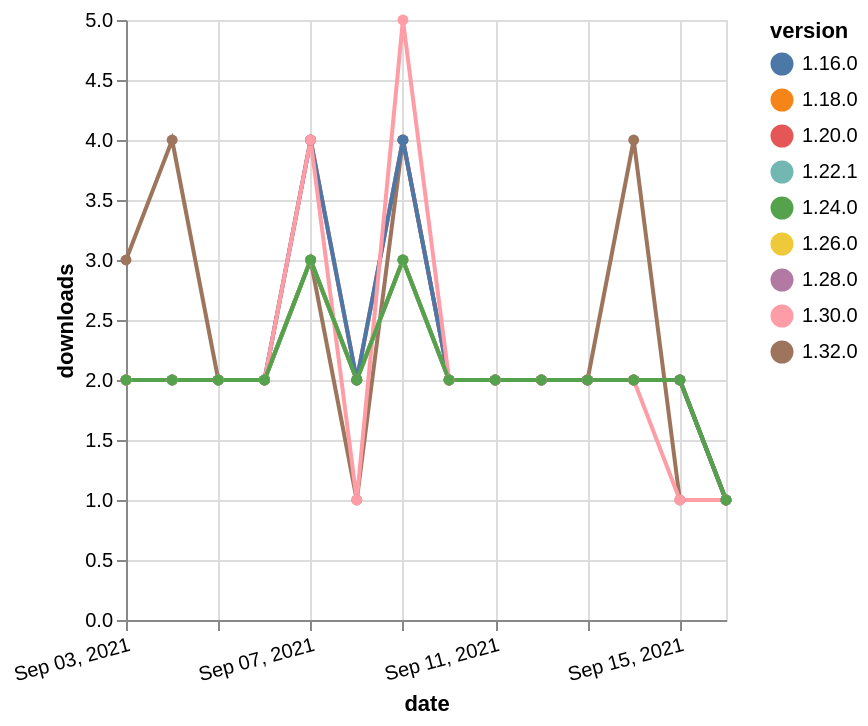

The Vega-Lite source for this figure:
### Vega-Lite specification from a JSON file in a GitHub repository (floating-point values rounded to 4 significant figures)
{"$schema": "https://vega.github.io/schema/vega-lite/v5.json", "description": "A simple bar chart with embedded data.", "data": {"values": [{"date": "2021-09-03", "total": 2669, "delta": 2, "version": "1.18.0"}, {"date": "2021-09-04", "total": 2671, "delta": 2, "version": "1.18.0"}, {"date": "2021-09-05", "total": 2673, "delta": 2, "version": "1.18.0"}, {"date": "2021-09-06", "total": 2675, "delta": 2, "version": "1.18.0"}, {"date": "2021-09-07", "total": 2678, "delta": 3, "version": "1.18.0"}, {"date": "2021-09-08", "total": 2680, "delta": 2, "version": "1.18.0"}, {"date": "2021-09-09", "total": 2683, "delta": 3, "version": "1.18.0"}, {"date": "2021-09-10", "total": 2685, "delta": 2, "version": "1.18.0"}, {"date": "2021-09-11", "total": 2687, "delta": 2, "version": "1.18.0"}, {"date": "2021-09-12", "total": 2689, "delta": 2, "version": "1.18.0"}, {"date": "2021-09-13", "total": 2691, "delta": 2, "version": "1.18.0"}, {"date": "2021-09-14", "total": 2693, "delta": 2, "version": "1.18.0"}, {"date": "2021-09-15", "total": 2695, "delta": 2, "version": "1.18.0"}, {"date": "2021-09-16", "total": 2696, "delta": 1, "version": "1.18.0"}, {"date": "2021-09-03", "total": 241, "delta": 3, "version": "1.32.0"}, {"date": "2021-09-04", "total": 245, "delta": 4, "version": "1.32.0"}, {"date": "2021-09-05", "total": 247, "delta": 2, "version": "1.32.0"}, {"date": "2021-09-06", "total": 249, "delta": 2, "version": "1.32.0"}, {"date": "2021-09-07", "total": 252, "delta": 3, "version": "1.32.0"}, {"date": "2021-09-08", "total": 253, "delta": 1, "version": "1.32.0"}, {"date": "2021-09-09", "total": 257, "delta": 4, "version": "1.32.0"}, {"date": "2021-09-10", "total": 259, "delta": 2, "version": "1.32.0"}, {"date": "2021-09-11", "total": 261, "delta": 2, "version": "1.32.0"}, {"date": "2021-09-12", "total": 263, "delta": 2, "version": "1.32.0"}, {"date": "2021-09-13", "total": 265, "delta": 2, "version": "1.32.0"}, {"date": "2021-09-14", "total": 269, "delta": 4, "version": "1.32.0"}, {"date": "2021-09-15", "total": 270, "delta": 1, "version": "1.32.0"}, {"date": "2021-09-16", "total": 271, "delta": 1, "version": "1.32.0"}, {"date": "2021-09-03", "total": 1023, "delta": 2, "version": "1.28.0"}, {"date": "2021-09-04", "total": 1025, "delta": 2, "version": "1.28.0"}, {"date": "2021-09-05", "total": 1027, "delta": 2, "version": "1.28.0"}, {"date": "2021-09-06", "total": 1029, "delta": 2, "version": "1.28.0"}, {"date": "2021-09-07", "total": 1032, "delta": 3, "version": "1.28.0"}, {"date": "2021-09-08", "total": 1034, "delta": 2, "version": "1.28.0"}, {"date": "2021-09-09", "total": 1037, "delta": 3, "version": "1.28.0"}, {"date": "2021-09-10", "total": 1039, "delta": 2, "version": "1.28.0"}, {"date": "2021-09-11", "total": 1041, "delta": 2, "version": "1.28.0"}, {"date": "2021-09-12", "total": 1043, "delta": 2, "version": "1.28.0"}, {"date": "2021-09-13", "total": 1045, "delta": 2, "version": "1.28.0"}, {"date": "2021-09-14", "total": 1047, "delta": 2, "version": "1.28.0"}, {"date": "2021-09-15", "total": 1049, "delta": 2, "version": "1.28.0"}, {"date": "2021-09-16", "total": 1050, "delta": 1, "version": "1.28.0"}, {"date": "2021-09-03", "total": 1492, "delta": 2, "version": "1.26.0"}, {"date": "2021-09-04", "total": 1494, "delta": 2, "version": "1.26.0"}, {"date": "2021-09-05", "total": 1496, "delta": 2, "version": "1.26.0"}, {"date": "2021-09-06", "total": 1498, "delta": 2, "version": "1.26.0"}, {"date": "2021-09-07", "total": 1501, "delta": 3, "version": "1.26.0"}, {"date": "2021-09-08", "total": 1503, "delta": 2, "version": "1.26.0"}, {"date": "2021-09-09", "total": 1506, "delta": 3, "version": "1.26.0"}, {"date": "2021-09-10", "total": 1508, "delta": 2, "version": "1.26.0"}, {"date": "2021-09-11", "total": 1510, "delta": 2, "version": "1.26.0"}, {"date": "2021-09-12", "total": 1512, "delta": 2, "version": "1.26.0"}, {"date": "2021-09-13", "total": 1514, "delta": 2, "version": "1.26.0"}, {"date": "2021-09-14", "total": 1516, "delta": 2, "version": "1.26.0"}, {"date": "2021-09-15", "total": 1518, "delta": 2, "version": "1.26.0"}, {"date": "2021-09-16", "total": 1519, "delta": 1, "version": "1.26.0"}, {"date": "2021-09-03", "total": 2072, "delta": 2, "version": "1.22.1"}, {"date": "2021-09-04", "total": 2074, "delta": 2, "version": "1.22.1"}, {"date": "2021-09-05", "total": 2076, "delta": 2, "version": "1.22.1"}, {"date": "2021-09-06", "total": 2078, "delta": 2, "version": "1.22.1"}, {"date": "2021-09-07", "total": 2081, "delta": 3, "version": "1.22.1"}, {"date": "2021-09-08", "total": 2083, "delta": 2, "version": "1.22.1"}, {"date": "2021-09-09", "total": 2086, "delta": 3, "version": "1.22.1"}, {"date": "2021-09-10", "total": 2088, "delta": 2, "version": "1.22.1"}, {"date": "2021-09-11", "total": 2090, "delta": 2, "version": "1.22.1"}, {"date": "2021-09-12", "total": 2092, "delta": 2, "version": "1.22.1"}, {"date": "2021-09-13", "total": 2094, "delta": 2, "version": "1.22.1"}, {"date": "2021-09-14", "total": 2096, "delta": 2, "version": "1.22.1"}, {"date": "2021-09-15", "total": 2098, "delta": 2, "version": "1.22.1"}, {"date": "2021-09-16", "total": 2099, "delta": 1, "version": "1.22.1"}, {"date": "2021-09-03", "total": 2480, "delta": 2, "version": "1.20.0"}, {"date": "2021-09-04", "total": 2482, "delta": 2, "version": "1.20.0"}, {"date": "2021-09-05", "total": 2484, "delta": 2, "version": "1.20.0"}, {"date": "2021-09-06", "total": 2486, "delta": 2, "version": "1.20.0"}, {"date": "2021-09-07", "total": 2490, "delta": 4, "version": "1.20.0"}, {"date": "2021-09-08", "total": 2492, "delta": 2, "version": "1.20.0"}, {"date": "2021-09-09", "total": 2496, "delta": 4, "version": "1.20.0"}, {"date": "2021-09-10", "total": 2498, "delta": 2, "version": "1.20.0"}, {"date": "2021-09-11", "total": 2500, "delta": 2, "version": "1.20.0"}, {"date": "2021-09-12", "total": 2502, "delta": 2, "version": "1.20.0"}, {"date": "2021-09-13", "total": 2504, "delta": 2, "version": "1.20.0"}, {"date": "2021-09-14", "total": 2506, "delta": 2, "version": "1.20.0"}, {"date": "2021-09-15", "total": 2508, "delta": 2, "version": "1.20.0"}, {"date": "2021-09-16", "total": 2509, "delta": 1, "version": "1.20.0"}, {"date": "2021-09-03", "total": 3121, "delta": 2, "version": "1.16.0"}, {"date": "2021-09-04", "total": 3123, "delta": 2, "version": "1.16.0"}, {"date": "2021-09-05", "total": 3125, "delta": 2, "version": "1.16.0"}, {"date": "2021-09-06", "total": 3127, "delta": 2, "version": "1.16.0"}, {"date": "2021-09-07", "total": 3131, "delta": 4, "version": "1.16.0"}, {"date": "2021-09-08", "total": 3133, "delta": 2, "version": "1.16.0"}, {"date": "2021-09-09", "total": 3137, "delta": 4, "version": "1.16.0"}, {"date": "2021-09-10", "total": 3139, "delta": 2, "version": "1.16.0"}, {"date": "2021-09-11", "total": 3141, "delta": 2, "version": "1.16.0"}, {"date": "2021-09-12", "total": 3143, "delta": 2, "version": "1.16.0"}, {"date": "2021-09-13", "total": 3145, "delta": 2, "version": "1.16.0"}, {"date": "2021-09-14", "total": 3147, "delta": 2, "version": "1.16.0"}, {"date": "2021-09-15", "total": 3149, "delta": 2, "version": "1.16.0"}, {"date": "2021-09-16", "total": 3150, "delta": 1, "version": "1.16.0"}, {"date": "2021-09-03", "total": 730, "delta": 2, "version": "1.30.0"}, {"date": "2021-09-04", "total": 732, "delta": 2, "version": "1.30.0"}, {"date": "2021-09-05", "total": 734, "delta": 2, "version": "1.30.0"}, {"date": "2021-09-06", "total": 736, "delta": 2, "version": "1.30.0"}, {"date": "2021-09-07", "total": 740, "delta": 4, "version": "1.30.0"}, {"date": "2021-09-08", "total": 741, "delta": 1, "version": "1.30.0"}, {"date": "2021-09-09", "total": 746, "delta": 5, "version": "1.30.0"}, {"date": "2021-09-10", "total": 748, "delta": 2, "version": "1.30.0"}, {"date": "2021-09-11", "total": 750, "delta": 2, "version": "1.30.0"}, {"date": "2021-09-12", "total": 752, "delta": 2, "version": "1.30.0"}, {"date": "2021-09-13", "total": 754, "delta": 2, "version": "1.30.0"}, {"date": "2021-09-14", "total": 756, "delta": 2, "version": "1.30.0"}, {"date": "2021-09-15", "total": 757, "delta": 1, "version": "1.30.0"}, {"date": "2021-09-16", "total": 758, "delta": 1, "version": "1.30.0"}, {"date": "2021-09-03", "total": 1686, "delta": 2, "version": "1.24.0"}, {"date": "2021-09-04", "total": 1688, "delta": 2, "version": "1.24.0"}, {"date": "2021-09-05", "total": 1690, "delta": 2, "version": "1.24.0"}, {"date": "2021-09-06", "total": 1692, "delta": 2, "version": "1.24.0"}, {"date": "2021-09-07", "total": 1695, "delta": 3, "version": "1.24.0"}, {"date": "2021-09-08", "total": 1697, "delta": 2, "version": "1.24.0"}, {"date": "2021-09-09", "total": 1700, "delta": 3, "version": "1.24.0"}, {"date": "2021-09-10", "total": 1702, "delta": 2, "version": "1.24.0"}, {"date": "2021-09-11", "total": 1704, "delta": 2, "version": "1.24.0"}, {"date": "2021-09-12", "total": 1706, "delta": 2, "version": "1.24.0"}, {"date": "2021-09-13", "total": 1708, "delta": 2, "version": "1.24.0"}, {"date": "2021-09-14", "total": 1710, "delta": 2, "version": "1.24.0"}, {"date": "2021-09-15", "total": 1712, "delta": 2, "version": "1.24.0"}, {"date": "2021-09-16", "total": 1713, "delta": 1, "version": "1.24.0"}]}, "width": "container", "mark": {"type": "line", "point": {"filled": true}}, "encoding": {"x": {"field": "date", "type": "temporal", "timeUnit": "yearmonthdate", "title": "date", "axis": {"labelAngle": -15}}, "y": {"field": "delta", "type": "quantitative", "title": "downloads"}, "color": {"field": "version", "type": "nominal"}, "tooltip": {"field": "delta"}}}
